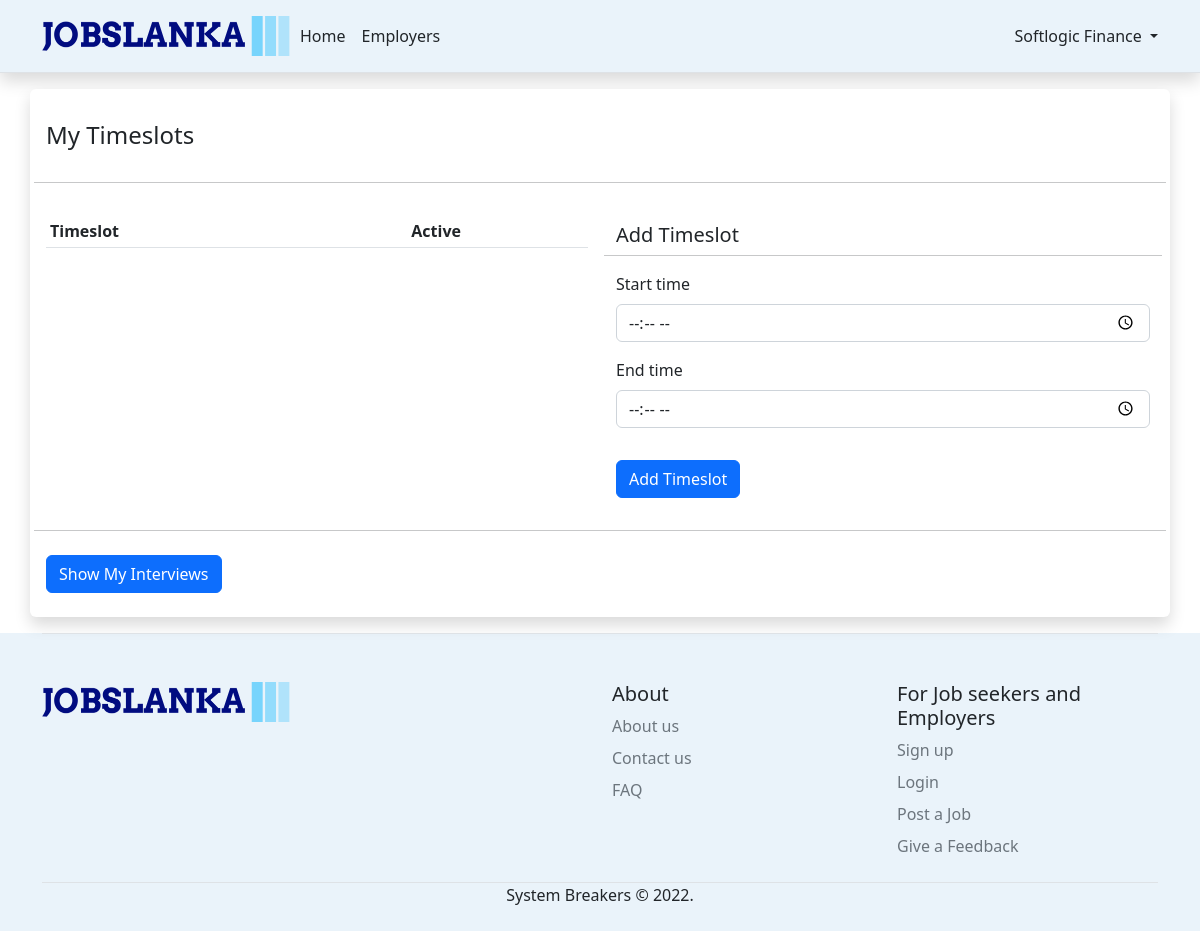
/addInterviewTimeslot.php (signed in), run on an earlier commit of the app's database.
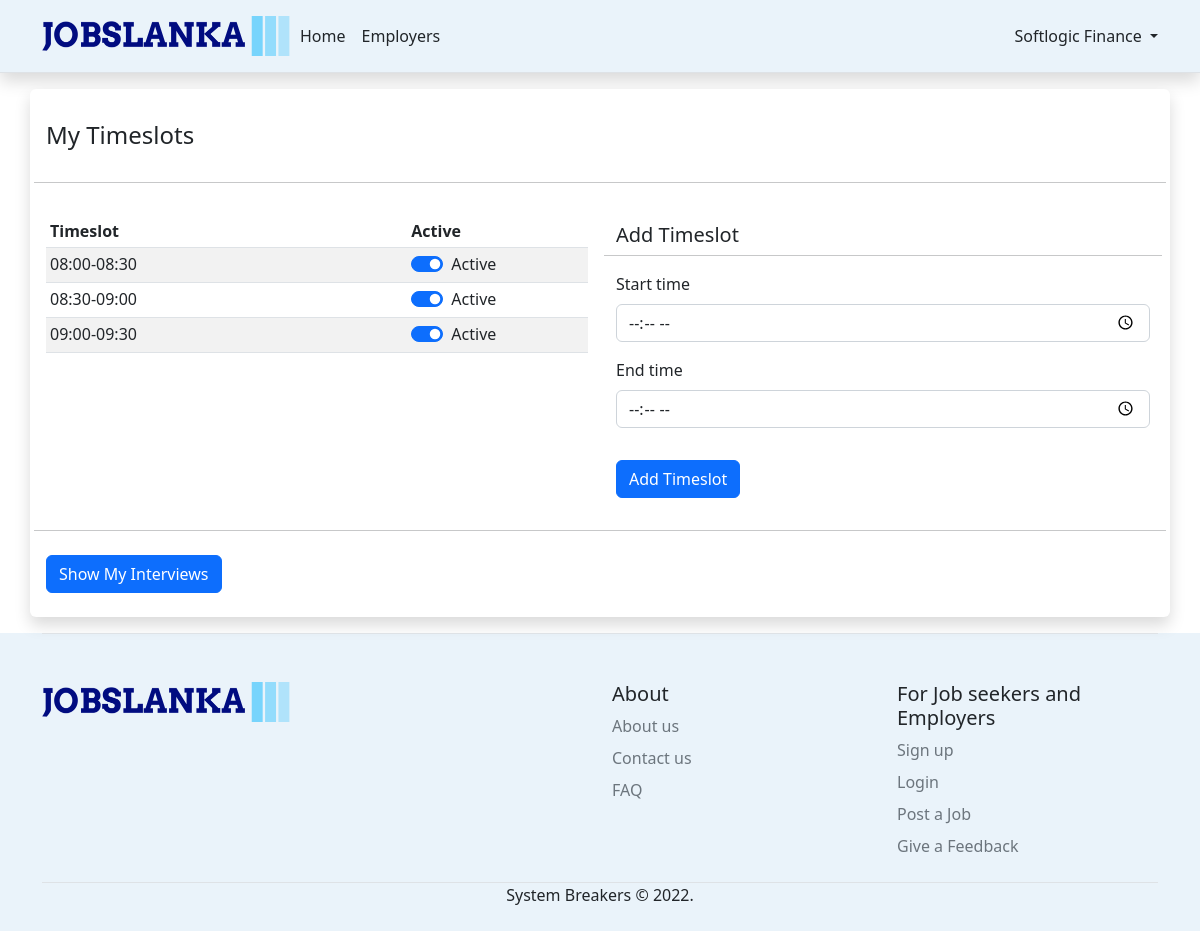
And on a later commit of the database.
### tables this page shows
CREATE TABLE `interview_timeslot` (
  `id` int(11) NOT NULL,
  `time` varchar(50) NOT NULL,
  `employer_id` int(11) NOT NULL,
  `isactive` int(1) NOT NULL
);

### addInterviewTimeslot.php (the view, shortened to what this page needs)
<?php
require "fillCombo.php";
if(isset($_SESSION['userData']) && $_SESSION['atype']=="Employer"){
?>
<!doctype html>
<html lang="en">
<head>
    <link href="assets\css\bootstrap.min.css" rel="stylesheet">
    <link href="assets\css\jobslanka.css" rel="stylesheet">
    <link href="assets\css\bootstrap-table.min.css" rel="stylesheet">
    <link href="assets\css\bootstrap-table-sticky-header.css" rel="stylesheet">
    <link rel="stylesheet" href="https://cdn.jsdelivr.net/npm/bootstrap-icons@1.7.2/font/bootstrap-icons.css">
</head>
<body>
<?php include "header.php" ?>
<main class="container shadow p-3 my-3 bg-white rounded" >
<div class="row">
    <h4 class="mt-3">My Timeslots</h4>
    <hr class="my-4">
    <div class="table-responsive my-2 col-md-6 col-lg-6" >
        <table class="table table-striped table-sm " data-show-columns="true" data-height="500" id="timeslots" data-unique-id="id">
            <thead >
            <tr>
                <th scope="col" class="col-8 " data-field="id">Timeslot</th>
                <th scope="col" class="col-4 ">Active</th>
            </tr>
            </thead>
            <tbody>
            <?php
            $employerId = $_SESSION['userData']['id'];
            $sql= "select * from interview_timeslot where employer_id=$employerId ";
            $result = mysqli_query($con,$sql);
            while($row=mysqli_fetch_assoc($result)){
                ?>
            <tr>
                <td><?php echo $row['time']; ?></td>
                <td>
                    <?php $checkValue="";
                    $checkStatus="";
                     if($row['isactive']==1){
                            $checkValue="checked";
                            $checkStatus = "Active";
                     }else{
                        $checkValue="";
                        $checkStatus = "Inactive";
                     } ?>
                <div class="form-check form-switch">
                <input class="form-check-input" type="checkbox" role="switch" id="<?php echo 'chk_'.$row['id'] ?>" onchange="updateActiveStatus(<?php echo $row['id'] ?>)"  <?php echo $checkValue; ?>>
                <label class="form-check-label" id="<?php echo 'checkStatusText_'.$row['id'] ?>" ><?php echo $checkStatus; ?></label>
                </div></td>
            </tr>
            <?php }
            ?>
            </tbody>
        </table>
        </div>
        <div class="col-sm-6 px-3 py-3">
            <form action="" method="POST" class="needs-validation" onsubmit="return checkTime()" novalidate>
                <div class="row">
                <h5>Add Timeslot</h5><hr/>
                    <div class="col-sm-12">
                        <label class="form-label" >Start time</label>
                    </div>
                    <div class="col-sm-12 mb-3">
                    <div class="bootstrap-timepicker ">
                        <input id="starttime" name="starttime" type="time" class="form-control " required>
                    </div>
                    </div>
                    <div class="col-sm-12">
                        <label class="form-label" >End time</label>
                    </div>
                    <div class="col-sm-12 mb-3">
                    <div class="bootstrap-timepicker ">
                        <input id="endtime" name="endtime" type="time" class="form-control  " required>
                    </div>
                    </div>
                    <div class="col-sm-12">
                    <input class=" btn btn-primary btn-md my-3" name="add" type="submit" value="Add Timeslot">
                    </div>
                </div>
            </form>
        </div>
</div>
    <div class="row"><hr/>
        <div class="col-sm-3">
            <input class=" btn btn-primary btn-md my-2" type="button" onclick="window.location.href='myInterviewE.php'" value="Show My Interviews">
        </div>
    </div>
</main>
<?php include "footer.php" ?>
</body>
</html>
<?php
}
else{
  header('location:login.php');
}
?>

### header.php (shortened to what this page needs)
<?php
$profile=0;
if(isset($_SESSION['atype']))
if($_SESSION['atype']=="JobSeeker"){
  $profile=2;
}else if($_SESSION['atype']=="Employer"){
  $profile=1;
}
?>
<header class="p-3 mb-1 border-bottom mybgColor shadow " >
    <div class="container">
      <div class="d-flex flex-wrap align-items-center justify-content-center justify-content-lg-start">
        <a href="index.php" class="d-flex align-items-center mb-2 mb-lg-0 text-dark text-decoration-none">
        <img src="Images/logo_noBack.png"  width="250" />
        </a>
        <ul class="nav col-12 col-lg-auto me-lg-auto mb-2 justify-content-center mb-md-0">
          <li><a href="index.php" class="nav-link px-2 link-dark">Home</a></li>
          <li><a href="#" class="nav-link px-2 link-dark">Employers</a></li>
        </ul>
<?php if($profile==1){ ?>
        <div class="dropdown text-end">
          <a href="#" class="d-block link-dark text-decoration-none dropdown-toggle" data-bs-toggle="dropdown" aria-expanded="false">
            <span><?php if(isset($_SESSION['userData'])){echo $_SESSION['userData']['name'];} ?></span>
          </a>
        </div>
<?php } ?>
      </div>
    </div>
  </header>

### footer.php
<div class="mybgColor ">
<div class="container ">
  <footer class="pt-5 pb-2 border-top">
    <div class="row">
      <div class="col-6 col-md-6 mb-3">
        <a href="index.php" class="d-flex align-items-center mb-3 link-dark text-decoration-none">
            <img src="Images/logo_noBack.png"  width="250" />
          </a>
      </div>
      <div class="col-3 col-md-3 mb-3">
        <ul class="nav flex-column">
        <h5>About</h5>
          <li class="nav-item mb-2"><a href="aboutus.php" class="nav-link p-0 text-muted">About us</a></li>
          <li class="nav-item mb-2"><a href="contactus.php" class="nav-link p-0 text-muted">Contact us</a></li>
          <li class="nav-item mb-2"><a href="#" class="nav-link p-0 text-muted">FAQ</a></li>
        </ul>
      </div>
      <div class="col-3 col-md-3 mb-3">
        <ul class="nav flex-column">
            <h5>For Job seekers and Employers</h5>
            <li class="nav-item mb-2"><a href="signup.php" class="nav-link p-0 text-muted">Sign up</a></li>
            <li class="nav-item mb-2"><a href="login.php" class="nav-link p-0 text-muted">Login</a></li>
            <li class="nav-item mb-2"><a href="createJob.php" class="nav-link p-0 text-muted">Post a Job</a></li>
            <li class="nav-item mb-2"><a href="feedback.php" class="nav-link p-0 text-muted">Give a Feedback</a></li>
        </ul>
      </div>
    </div>
    <div class=" border-top">
      <p class="text-center">System Breakers &copy; 2022.</p>
    </div>
  </footer>
</div>
</div>

### assets/css/jobslanka.css (style rules this page uses)
.mybgColor { background-color:rgba(53, 138, 208, 0.1); }

What changed in the data, as far as the page shows it:
added interview_timeslot: time "08:00-08:30", isactive "Active"
added interview_timeslot: time "08:30-09:00", isactive "Active"
added interview_timeslot: time "09:00-09:30", isactive "Active"
